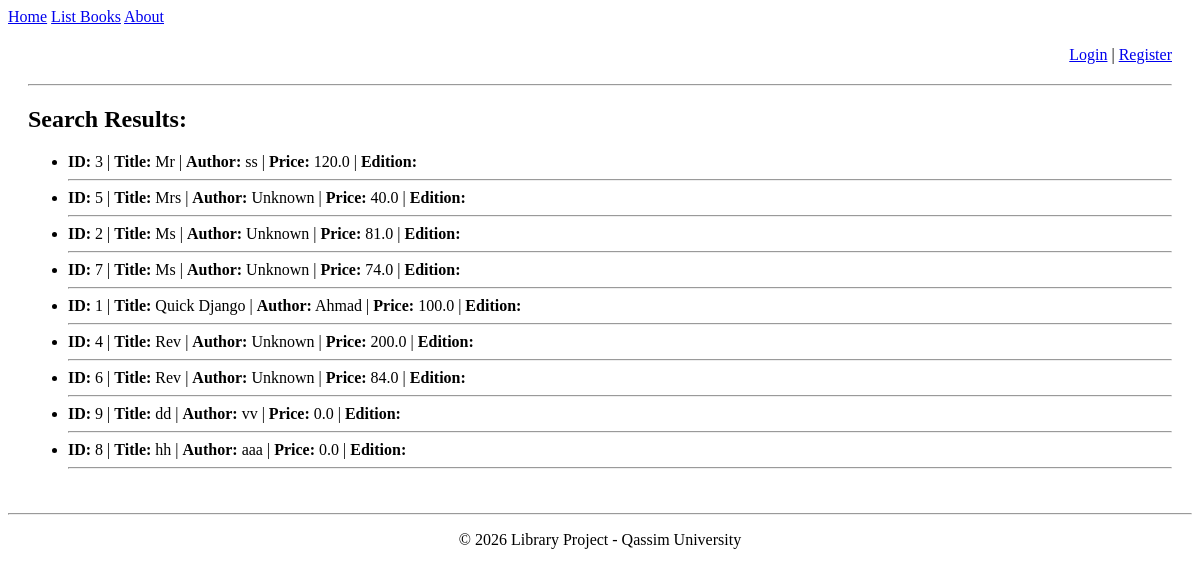
The app's page /books/lab8/task4 with its own data.
### apps/bookmodule/models.py (models this page shows)
class Book(models.Model):
    title = models.CharField(max_length=100)
    author = models.CharField(max_length=100, default='Unknown')
    price = models.FloatField(default=0.0)
    quantity = models.IntegerField(default=1)
    pubdate = models.DateTimeField(auto_now_add=True, null=True, blank=True)
    rating = models.SmallIntegerField(default=1)
    publisher = models.ForeignKey(Publisher, null=True, on_delete=models.SET_NULL)
    authors = models.ManyToManyField(Author)

### apps/bookmodule/views.py (the view)
# urls.py: path('lab8/task4', views.task4, name='task4'),
def task4(request):
    books = Book.objects.order_by('title')
    return render(request, 'bookmodule/bookList.html', {'books': books})

### apps/templates/bookmodule/bookList.html
{% extends "layouts/base.html" %}
{% block content %}
    <h2>Search Results:</h2>
    <ul>
        {% for obj in books %}
            <li>
                <strong>ID:</strong> {{ obj.id }} |
                <strong>Title:</strong> {{ obj.title }} |
                <strong>Author:</strong> {{ obj.author }} |
                <strong>Price:</strong> {{ obj.price }} | <strong>Edition:</strong> {{ obj.edition }}
            </li>
            <hr>
        {% empty %}
            <li>No books found.</li>
        {% endfor %}
    </ul>
{% endblock content %}

### records on screen
Book: id "3", title "Mr", author "ss", price "120.0"
Book: id "5", title "Mrs", author "Unknown", price "40.0"
Book: id "2", title "Ms", author "Unknown", price "81.0"
Book: id "7", title "Ms", author "Unknown", price "74.0"
Book: id "1", title "Quick Django", author "Ahmad", price "100.0"
Book: id "4", title "Rev", author "Unknown", price "200.0"
Book: id "6", title "Rev", author "Unknown", price "84.0"
Book: id "9", title "dd", author "vv", price "0.0"
Book: id "8", title "hh", author "aaa", price "0.0"
